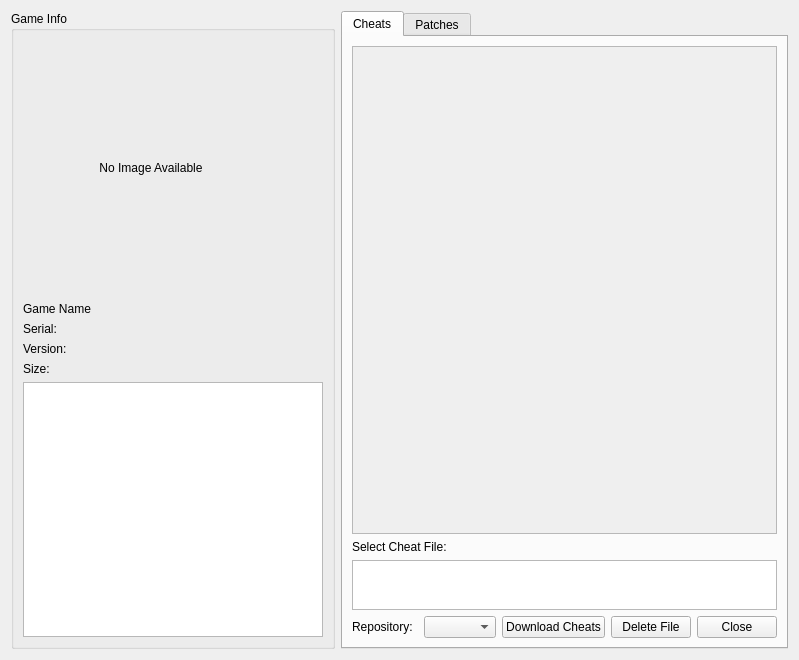
<?xml version="1.0" encoding="UTF-8"?>
<ui version="4.0">
 <class>CheatsPatchesDialog</class>
 <widget class="QWidget" name="CheatsPatchesDialog">
  <property name="geometry">
   <rect>
    <x>0</x>
    <y>0</y>
    <width>799</width>
    <height>660</height>
   </rect>
  </property>
  <property name="sizePolicy">
   <sizepolicy hsizetype="Expanding" vsizetype="Expanding">
    <horstretch>0</horstretch>
    <verstretch>0</verstretch>
   </sizepolicy>
  </property>
  <property name="minimumSize">
   <size>
    <width>500</width>
    <height>400</height>
   </size>
  </property>
  <property name="windowTitle">
   <string>Cheats / Patches</string>
  </property>
  <layout class="QHBoxLayout" name="mainLayout">
   <item>
    <widget class="QGroupBox" name="gameInfoGroupBox">
     <property name="sizePolicy">
      <sizepolicy hsizetype="Minimum" vsizetype="Expanding">
       <horstretch>0</horstretch>
       <verstretch>0</verstretch>
      </sizepolicy>
     </property>
     <property name="minimumSize">
      <size>
       <width>200</width>
       <height>0</height>
      </size>
     </property>
     <property name="title">
      <string>Game Info</string>
     </property>
     <layout class="QVBoxLayout" name="gameInfoLayout">
      <item>
       <widget class="QLabel" name="gameImageLabel">
        <property name="minimumSize">
         <size>
          <width>256</width>
          <height>256</height>
         </size>
        </property>
        <property name="maximumSize">
         <size>
          <width>256</width>
          <height>256</height>
         </size>
        </property>
        <property name="text">
         <string>No Image Available</string>
        </property>
        <property name="alignment">
         <set>Qt::AlignmentFlag::AlignCenter</set>
        </property>
       </widget>
      </item>
      <item>
       <widget class="QLabel" name="gameNameLabel">
        <property name="text">
         <string>Game Name</string>
        </property>
        <property name="wordWrap">
         <bool>true</bool>
        </property>
       </widget>
      </item>
      <item>
       <widget class="QLabel" name="gameSerialLabel">
        <property name="text">
         <string>Serial: </string>
        </property>
       </widget>
      </item>
      <item>
       <widget class="QLabel" name="gameVersionLabel">
        <property name="text">
         <string>Version: </string>
        </property>
       </widget>
      </item>
      <item>
       <widget class="QLabel" name="gameSizeLabel">
        <property name="text">
         <string>Size: </string>
        </property>
       </widget>
      </item>
      <item>
       <widget class="QTextEdit" name="instructionsTextEdit">
        <property name="minimumSize">
         <size>
          <width>0</width>
          <height>150</height>
         </size>
        </property>
        <property name="maximumSize">
         <size>
          <width>16777215</width>
          <height>300</height>
         </size>
        </property>
        <property name="readOnly">
         <bool>true</bool>
        </property>
        <property name="text" stdset="0">
         <string>Cheats/Patches are experimental. Use with caution...</string>
        </property>
       </widget>
      </item>
     </layout>
    </widget>
   </item>
   <item>
    <widget class="QTabWidget" name="tabWidget">
     <property name="sizePolicy">
      <sizepolicy hsizetype="Expanding" vsizetype="Expanding">
       <horstretch>0</horstretch>
       <verstretch>0</verstretch>
      </sizepolicy>
     </property>
     <property name="minimumSize">
      <size>
       <width>300</width>
       <height>0</height>
      </size>
     </property>
     <property name="currentIndex">
      <number>0</number>
     </property>
     <widget class="QWidget" name="cheatsTab">
      <attribute name="title">
       <string>Cheats</string>
      </attribute>
      <layout class="QVBoxLayout" name="cheatsLayout">
       <item>
        <widget class="QScrollArea" name="cheatsScrollArea">
         <property name="minimumSize">
          <size>
           <width>0</width>
           <height>300</height>
          </size>
         </property>
         <property name="widgetResizable">
          <bool>true</bool>
         </property>
         <widget class="QWidget" name="cheatsContainer">
          <property name="geometry">
           <rect>
            <x>0</x>
            <y>0</y>
            <width>418</width>
            <height>482</height>
           </rect>
          </property>
          <layout class="QVBoxLayout" name="rightLayout"/>
         </widget>
        </widget>
       </item>
       <item>
        <widget class="QLabel" name="selectCheatLabel">
         <property name="text">
          <string>Select Cheat File:</string>
         </property>
        </widget>
       </item>
       <item>
        <widget class="QListView" name="listView_selectFile">
         <property name="minimumSize">
          <size>
           <width>0</width>
           <height>40</height>
          </size>
         </property>
         <property name="maximumSize">
          <size>
           <width>16777215</width>
           <height>50</height>
          </size>
         </property>
        </widget>
       </item>
       <item>
        <layout class="QHBoxLayout" name="cheatsControlLayout">
         <item>
          <widget class="QLabel" name="repositoryLabel">
           <property name="text">
            <string>Repository:</string>
           </property>
          </widget>
         </item>
         <item>
          <widget class="QComboBox" name="downloadComboBox"/>
         </item>
         <item>
          <widget class="QPushButton" name="downloadButton">
           <property name="text">
            <string>Download Cheats</string>
           </property>
          </widget>
         </item>
         <item>
          <widget class="QPushButton" name="deleteCheatButton">
           <property name="text">
            <string>Delete File</string>
           </property>
          </widget>
         </item>
         <item>
          <widget class="QPushButton" name="closeButton">
           <property name="text">
            <string>Close</string>
           </property>
          </widget>
         </item>
        </layout>
       </item>
      </layout>
     </widget>
     <widget class="QWidget" name="patchesTab">
      <attribute name="title">
       <string>Patches</string>
      </attribute>
      <layout class="QVBoxLayout" name="patchesLayout">
       <item>
        <widget class="QScrollArea" name="patchesScrollArea">
         <property name="minimumSize">
          <size>
           <width>0</width>
           <height>300</height>
          </size>
         </property>
         <property name="widgetResizable">
          <bool>true</bool>
         </property>
         <widget class="QWidget" name="patchesContainer">
          <property name="geometry">
           <rect>
            <x>0</x>
            <y>0</y>
            <width>418</width>
            <height>18</height>
           </rect>
          </property>
          <property name="sizePolicy">
           <sizepolicy hsizetype="Preferred" vsizetype="Fixed">
            <horstretch>0</horstretch>
            <verstretch>0</verstretch>
           </sizepolicy>
          </property>
          <layout class="QVBoxLayout" name="patchesGroupBoxLayout"/>
         </widget>
        </widget>
       </item>
       <item>
        <widget class="QLabel" name="selectPatchLabel">
         <property name="text">
          <string>Select Patch File:</string>
         </property>
        </widget>
       </item>
       <item>
        <widget class="QListView" name="patchesListView">
         <property name="minimumSize">
          <size>
           <width>0</width>
           <height>40</height>
          </size>
         </property>
         <property name="maximumSize">
          <size>
           <width>16777215</width>
           <height>50</height>
          </size>
         </property>
        </widget>
       </item>
       <item>
        <layout class="QHBoxLayout" name="patchesControlLayout">
         <item>
          <widget class="QLabel" name="patchesRepositoryLabel">
           <property name="text">
            <string>Repository:</string>
           </property>
          </widget>
         </item>
         <item>
          <widget class="QComboBox" name="patchesComboBox"/>
         </item>
         <item>
          <widget class="QPushButton" name="patchesButton">
           <property name="text">
            <string>Download Patches</string>
           </property>
          </widget>
         </item>
         <item>
          <widget class="QPushButton" name="deletePatchButton">
           <property name="text">
            <string>Delete File</string>
           </property>
          </widget>
         </item>
         <item>
          <widget class="QPushButton" name="saveButton">
           <property name="text">
            <string>Save</string>
           </property>
          </widget>
         </item>
        </layout>
       </item>
      </layout>
     </widget>
    </widget>
   </item>
  </layout>
 </widget>
 <resources/>
 <connections/>
</ui>
